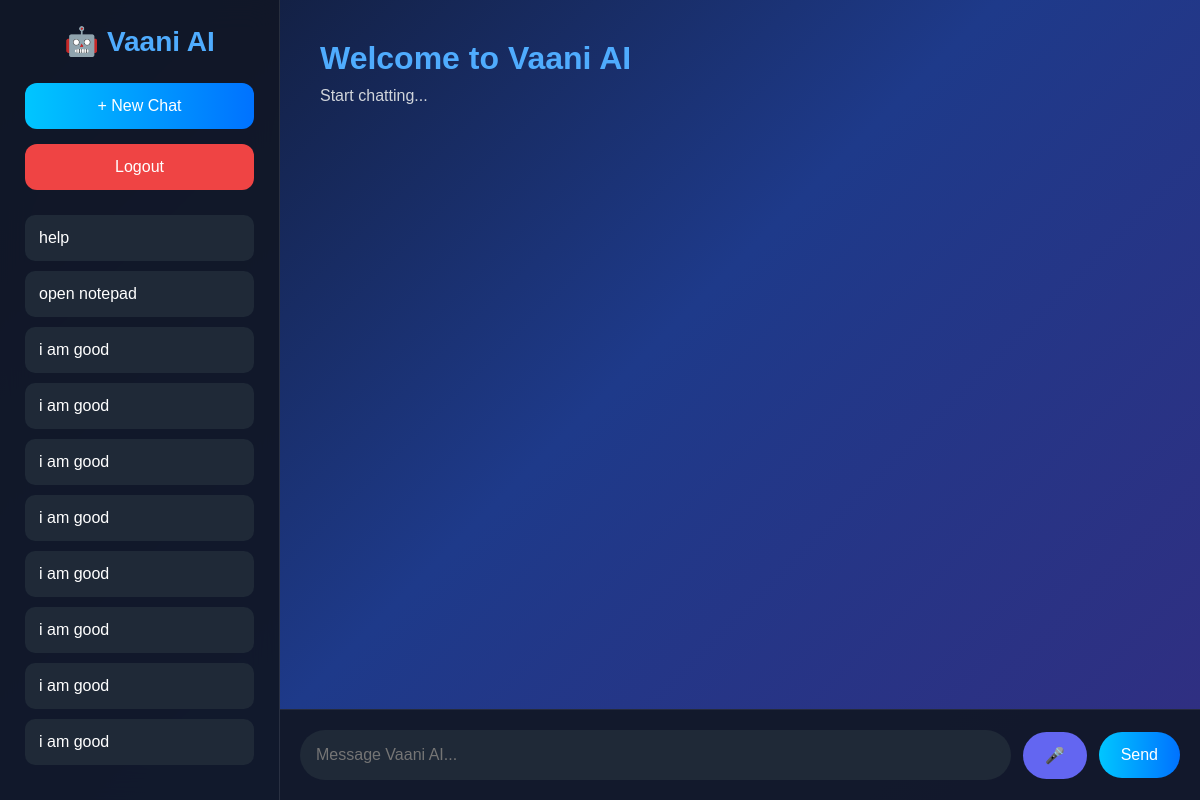
/new_chat (signed in), run on the app's committed database.
### tables this page shows
CREATE TABLE chats(
    id INTEGER PRIMARY KEY AUTOINCREMENT,
    username TEXT,
    user_message TEXT,
    ai_reply TEXT
);

### app.py (the view)
@app.route("/new_chat")
def new_chat():
    return render_template(
        "dashboard.html",
        chats=get_chats()
    )

### app.py (called while the page is built)
def get_chats():
    if "username" not in session:
        return[]
    conn = sqlite3.connect("vaani.db")
    cursor = conn.cursor()
    cursor.execute("""
        SELECT user_message
        FROM chats
        WHERE username=?
        ORDER BY id desc
    """,
    (session["username"],)
    )
    chats = cursor.fetchall()
    conn.close()
    return chats

### templates/dashboard.html (shortened to what this page needs)
<!DOCTYPE html>
<html lang="en">
<head>
    <link rel="stylesheet" href="{{ url_for('static', filename='dashboard.css') }}">
</head>
<body>
<div class="app">
    <div class="sidebar">
        <h2>🤖 Vaani AI</h2>
        <button class="new-chat" onclick="window.location.href='/new_chat'">
    + New Chat
</button>
<button class="logout"
onclick="window.location.href='/logout'">
Logout
</button>
       <div class="history">
    {% for chat in chats %}
        <p>{{ chat[0] }}</p>
    {% endfor %}
</div>
    </div>
    <div class="chat-area">
        <div class="messages">
            {% if user_message %}
                <div class="user-message">
                    <strong>You</strong>
                    <p>{{ user_message }}</p>
                </div>
                <div class="ai-message">
                    <strong>🤖 Vaani AI</strong>
                    <p>{{ reply }}</p>
                </div>
            {% else %}
                <h1>Welcome to Vaani AI</h1>
                <p>Start chatting...</p>
            {% endif %}
        </div>
        <form action="/chat" method="POST" class="input-area">
            <input
                type="text"
                name="message"
                placeholder="Message Vaani AI..."
                required
            >
            <button type="button" onclick="startListening()">🎤</button>
            <button type="submit">Send</button>
        </form>
    </div>
</div>
</body>
</html>

### static/dashboard.css (style rules this page uses)
* { margin:0; padding:0; box-sizing:border-box; font-family:Arial,sans-serif; }
body { background:linear-gradient(135deg,#0f172a,#1e3a8a,#312e81); color:#fff; height:100vh; overflow:hidden; }
.app { display:flex; height:100vh; }
.sidebar { width:280px; background:rgba(17,24,39,.95); backdrop-filter:blur(15px); border-right:1px solid rgba(255,255,255,.1); padding:25px; display:flex; flex-direction:column; }
.sidebar h2 { text-align:center; margin-bottom:25px; font-size:28px; color:#4facfe; }
.new-chat, .logout { width:100%; padding:14px; border:none; border-radius:12px; cursor:pointer; font-size:16px; margin-bottom:15px; transition:.3s; }
.new-chat { background:linear-gradient(90deg,#00c6ff,#0072ff); color:white; }
.logout { background:#ef4444; color:white; }
.history { flex:1; overflow-y:auto; margin-top:10px; }
.history p { background:#1f2937; padding:14px; border-radius:10px; margin-bottom:10px; cursor:pointer; transition:.3s; }
.chat-area { flex:1; display:flex; flex-direction:column; }
.messages { flex:1; padding:40px; overflow-y:auto; }
.messages h1 { color:#4facfe; margin-bottom:10px; }
.messages p { color:#d1d5db; }
.input-area { display:flex; align-items:center; gap:12px; padding:20px; background:rgba(17,24,39,.95); border-top:1px solid rgba(255,255,255,.08); }
.input-area input { flex:1; padding:16px; border:none; border-radius:30px; background:#1f2937; color:white; font-size:16px; outline:none; }
.input-area button { padding:14px 22px; border:none; border-radius:30px; cursor:pointer; font-size:16px; color:white; transition:.3s; }
.input-area button:first-of-type { background:#6366f1; }
.input-area button:last-of-type { background:linear-gradient(90deg,#00c6ff,#0072ff); }

### data on the page
chats: user_message "help"
chats: user_message "open notepad"
chats: user_message "i am good"
chats: user_message "i am good"
chats: user_message "i am good"
chats: user_message "i am good"
chats: user_message "i am good"
chats: user_message "i am good"
chats: user_message "i am good"
chats: user_message "i am good"
